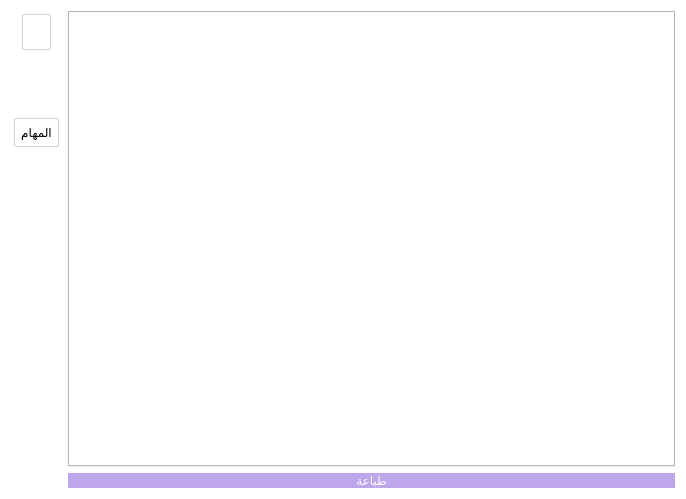
<?xml version="1.0" encoding="UTF-8"?>
<ui version="4.0">
 <class>ProfileWidget</class>
 <widget class="QWidget" name="ProfileWidget">
  <property name="geometry">
   <rect>
    <x>0</x>
    <y>0</y>
    <width>686</width>
    <height>499</height>
   </rect>
  </property>
  <property name="windowTitle">
   <string>Form</string>
  </property>
  <property name="styleSheet">
   <string notr="true">*{
border: none;
background-color: rgb(255, 255, 255);
}

QScrollBar:horizontal
                                       {
                                       height: 12px;
                                       margin: 2px 0px;
                                       border: 1px transparent #2A2929;
                                       border-radius: 2px;
                                       background-color: rgb(220, 220, 220);
                                       }
                                       
                                       QScrollBar::handle:horizontal
                                       {
                                       background-color: rgb(80, 80, 80);
                                       min-height: 12px;
                                       height: 12px;
                                       border-radius: 3px;
                                       }
                                       
                                       QScrollBar::handle:horizontal:hover
                                       {
                                       background-color: rgb(100, 100, 100);
                                       }
                                       
                                       
                                       QScrollBar::up-arrow:horizontal, QScrollBar::down-arrow:horizontal
                                       {
                                       background: none;
                                       }
                                       
                                       
                                       QScrollBar::add-page:horizontal, QScrollBar::sub-page:horizontal
                                       {
                                       background: none;
                                       }
                                       
                                       QScrollBar::add-line:horizontal
                                       {
                                       width: 0px;
                                       background: none;
                                       border: none;
                                       }
                                       
                                       QScrollBar::sub-line:horizontal
                                       {
                                       width: 0px;
                                       background: none;
                                       border: none;
                                       }
                                       
                                       QScrollBar:vertical
                                       {
                                       width: 12px;
                                       margin: 0px 2px;
                                       border: 1px #2A2929;
                                       border-radius: 3px;
                                       background-color: rgb(220, 220, 220);
                                       }
                                       
                                       QScrollBar::handle:vertical
                                       {
                                       background-color: rgb(80, 80, 80);
                                       min-width: 12px;
                                       width: 12px;
                                       border-radius: 3px;
                                       }
                                       
                                       QScrollBar::handle:vertical:hover
                                       {
                                       background-color: rgb(100, 100, 100);
                                       }
                                       
                                       QScrollBar::up-arrow:vertical, QScrollBar::down-arrow:vertical
                                       {
                                       background: none;
                                       }
                                       
                                       
                                       QScrollBar::add-page:vertical, QScrollBar::sub-page:vertical
                                       {
                                       background: none;
                                       }
                                       
                                       QScrollBar::add-line:vertical
                                       {
                                       width: 0px;
                                       background: none;
                                       border: none;
                                       }
                                       
                                       QScrollBar::sub-line:vertical
                                       {
                                       width: 0px;
                                       background: none;
                                       border: none;
                                       }</string>
  </property>
  <layout class="QGridLayout" name="gridLayout_3">
   <item row="0" column="1">
    <widget class="QTabWidget" name="tabWidget">
     <property name="styleSheet">
      <string notr="true">#tabWidget{
border: 1px solid lightgray;
}</string>
     </property>
     <property name="currentIndex">
      <number>-1</number>
     </property>
    </widget>
   </item>
   <item row="0" column="0">
    <widget class="QFrame" name="pictureFrame">
     <property name="maximumSize">
      <size>
       <width>200</width>
       <height>16777215</height>
      </size>
     </property>
     <property name="frameShape">
      <enum>QFrame::StyledPanel</enum>
     </property>
     <property name="frameShadow">
      <enum>QFrame::Raised</enum>
     </property>
     <layout class="QVBoxLayout" name="verticalLayout">
      <property name="leftMargin">
       <number>3</number>
      </property>
      <property name="topMargin">
       <number>3</number>
      </property>
      <property name="rightMargin">
       <number>3</number>
      </property>
      <property name="bottomMargin">
       <number>3</number>
      </property>
      <item alignment="Qt::AlignHCenter">
       <widget class="QLabel" name="pictureLabel">
        <property name="maximumSize">
         <size>
          <width>200</width>
          <height>200</height>
         </size>
        </property>
        <property name="styleSheet">
         <string notr="true">padding: 10px;
border: 1px solid lightgray;
border-radius: 2px;</string>
        </property>
        <property name="text">
         <string/>
        </property>
        <property name="pixmap">
         <pixmap resource="profilewidgetresources.qrc">:/ProfileWidgetResources/Office-Male.png</pixmap>
        </property>
        <property name="scaledContents">
         <bool>true</bool>
        </property>
       </widget>
      </item>
      <item>
       <spacer name="verticalSpacer_3">
        <property name="orientation">
         <enum>Qt::Vertical</enum>
        </property>
        <property name="sizeType">
         <enum>QSizePolicy::Maximum</enum>
        </property>
        <property name="sizeHint" stdset="0">
         <size>
          <width>20</width>
          <height>20</height>
         </size>
        </property>
       </spacer>
      </item>
      <item>
       <widget class="QFrame" name="subImageFrame">
        <property name="frameShape">
         <enum>QFrame::StyledPanel</enum>
        </property>
        <property name="frameShadow">
         <enum>QFrame::Raised</enum>
        </property>
        <layout class="QVBoxLayout" name="subImageDetailsVerticalLayout">
         <property name="leftMargin">
          <number>3</number>
         </property>
         <property name="topMargin">
          <number>3</number>
         </property>
         <property name="rightMargin">
          <number>3</number>
         </property>
         <property name="bottomMargin">
          <number>3</number>
         </property>
        </layout>
       </widget>
      </item>
      <item>
       <spacer name="verticalSpacer_2">
        <property name="orientation">
         <enum>Qt::Vertical</enum>
        </property>
        <property name="sizeType">
         <enum>QSizePolicy::Maximum</enum>
        </property>
        <property name="sizeHint" stdset="0">
         <size>
          <width>20</width>
          <height>30</height>
         </size>
        </property>
       </spacer>
      </item>
      <item>
       <widget class="QFrame" name="actionsFrame">
        <property name="styleSheet">
         <string notr="true">#actionsFrame{
border: 1px solid lightgray;
border-radius: 2px;
}</string>
        </property>
        <property name="frameShape">
         <enum>QFrame::StyledPanel</enum>
        </property>
        <property name="frameShadow">
         <enum>QFrame::Raised</enum>
        </property>
        <layout class="QVBoxLayout" name="actionsFrameVerticalLayout">
         <property name="spacing">
          <number>3</number>
         </property>
         <property name="leftMargin">
          <number>6</number>
         </property>
         <property name="topMargin">
          <number>6</number>
         </property>
         <property name="rightMargin">
          <number>6</number>
         </property>
         <property name="bottomMargin">
          <number>6</number>
         </property>
         <item>
          <widget class="QLabel" name="label">
           <property name="text">
            <string>المهام</string>
           </property>
           <property name="alignment">
            <set>Qt::AlignCenter</set>
           </property>
          </widget>
         </item>
        </layout>
       </widget>
      </item>
      <item>
       <spacer name="verticalSpacer">
        <property name="orientation">
         <enum>Qt::Vertical</enum>
        </property>
        <property name="sizeHint" stdset="0">
         <size>
          <width>20</width>
          <height>40</height>
         </size>
        </property>
       </spacer>
      </item>
     </layout>
    </widget>
   </item>
   <item row="1" column="1">
    <widget class="QPushButton" name="printBtn">
     <property name="cursor">
      <cursorShape>PointingHandCursor</cursorShape>
     </property>
     <property name="styleSheet">
      <string notr="true">QPushButton{
color: white;
border-radius: 8px;
background-color: rgb(189, 166, 234);
}
QPushButton:hover{
background-color: rgb(189, 100, 255);
}</string>
     </property>
     <property name="text">
      <string>طباعة</string>
     </property>
     <property name="icon">
      <iconset resource="profilewidgetresources.qrc">
       <normaloff>:/ProfileWidgetResources/printer-icon.png</normaloff>:/ProfileWidgetResources/printer-icon.png</iconset>
     </property>
     <property name="iconSize">
      <size>
       <width>28</width>
       <height>28</height>
      </size>
     </property>
    </widget>
   </item>
  </layout>
 </widget>
 <resources>
  <include location="profilewidgetresources.qrc"/>
 </resources>
 <connections/>
</ui>
